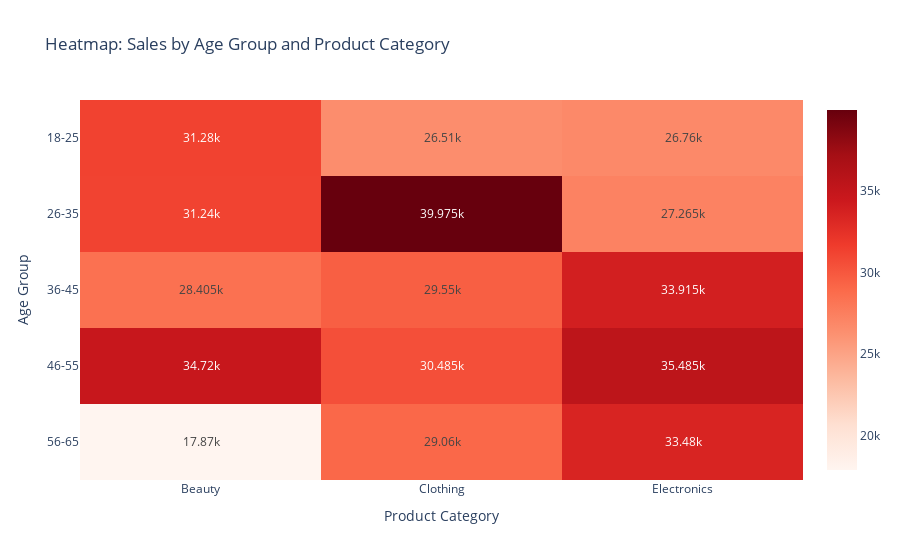

Source (notebook cell):
### Code cell
heatmap_data = df.pivot_table(
    index='Age Group', 
    columns='Product Category', 
    values='Total Amount', 
    aggfunc='sum',
    observed=True 
)
fig = px.imshow(
    heatmap_data, 
    title='Heatmap: Sales by Age Group and Product Category',
    text_auto=True,  # Yeh numbers ko har cell mein dikhayega
    aspect="auto",   # Plot ko responsive rakhta hai
    color_continuous_scale='Reds' # Color scheme
)
fig.update_xaxes(title_text='Product Category')
fig.update_yaxes(title_text='Age Group')

fig.show()

### Figure 1 — Plotly figure (JSON) as saved in the notebook; plotly's stock layout.template omitted (floating-point values rounded to 4 significant figures)
{"data": [{"coloraxis": "coloraxis", "hovertemplate": "Product Category: %{x}<br>Age Group: %{y}<br>color: %{z}<extra></extra>", "name": "0", "texttemplate": "%{z}", "type": "heatmap", "x": ["Beauty", "Clothing", "Electronics"], "xaxis": "x", "y": ["18-25", "26-35", "36-45", "46-55", "56-65"], "yaxis": "y", "z": [[31280, 26510, 26760], [31240, 39975, 27265], [28405, 29550, 33915], [34720, 30485, 35485], [17870, 29060, 33480]]}], "layout": {"coloraxis": {"colorscale": [[0, "rgb(255,245,240)"], [0.125, "rgb(254,224,210)"], [0.25, "rgb(252,187,161)"], [0.375, "rgb(252,146,114)"], [0.5, "rgb(251,106,74)"], [0.625, "rgb(239,59,44)"], [0.75, "rgb(203,24,29)"], [0.875, "rgb(165,15,21)"], [1, "rgb(103,0,13)"]]}, "title": {"text": "Heatmap: Sales by Age Group and Product Category"}, "xaxis": {"anchor": "y", "domain": [0, 1], "title": {"text": "Product Category"}}, "yaxis": {"anchor": "x", "autorange": "reversed", "domain": [0, 1], "title": {"text": "Age Group"}}}}
